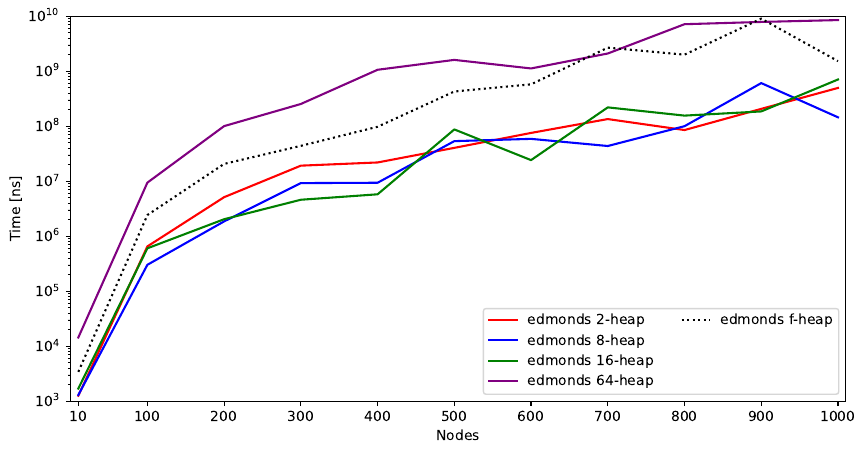

Recreate this plot in Python.
#!/usr/bin/env python3
import re
import matplotlib.pyplot as plt
from pathlib import Path
from matplotlib.lines import Line2D
import matplotlib.patches as mpatches
from matplotlib.figure import figaspect

nodes = [10, 100, 200, 300, 400, 500, 600, 700, 800, 900, 1000]
degrees = [1.00]
weights = [1000]

text = Path("msa-size-median50.bench").read_text()
lines = [line for line in text.splitlines()][3:]
searches = [re.search("BM_(.*)/(\d+)/(\d+)/(\d+) *(\d+) *.*", l) for l in lines]
groups = [s.groups() for s in searches if s]

values = dict()
for (name, n,d,w,t) in groups:
    if name not in values: values[name] = []
    values[name].append((nodes[int(n)], degrees[int(d)], weights[int(w)], int(t)))

fig, ax = plt.subplots(figsize=(10,5))

def add(name, degree, color, linestyle):
    x = [v[0] for v in values[name] if v[1] == degree]
    y = [v[3] for v in values[name] if v[1] == degree]
    #ax.scatter(x, y, c=color, marker=linestyle)
    ax.plot(x, y, color=color, linestyle=linestyle)


add('Edmonds2Heap',   1.00, "red", "-")
add('EdmondsD8Heap',  1.00, "blue", "-")
add('EdmondsD16Heap', 1.00, "green", "-")
add('EdmondsD64Heap', 1.00, "purple", "-")

add('EdmondsFHeap',   1.00, "black", ":")

edmonds_d2heap = Line2D([0], [0], label='edmonds 2-heap', color='red', linestyle='-')
edmonds_d8heap = Line2D([0], [0], label='edmonds 8-heap', color='blue', linestyle='-')
edmonds_d16heap = Line2D([0], [0], label='edmonds 16-heap', color='green', linestyle='-')
edmonds_d64heap = Line2D([0], [0], label='edmonds 64-heap', color='purple', linestyle='-')

edmonds_fheap = Line2D([0], [0], label='edmonds f-heap', color='black', linestyle=':')

dummy = Line2D([0],[0],color="w")

ax.legend(handles=[
    edmonds_d2heap, edmonds_d8heap, edmonds_d16heap, edmonds_d64heap,
    edmonds_fheap, dummy, dummy, dummy
], ncol=2)


ax.axis([0, 1010, 1*10**3, 1*10**10])
ax.set_xticks([10, 100, 200, 300, 400, 500, 600, 700, 800, 900, 1000])
plt.yscale("log", base=10)

plt.xlabel("Nodes")
plt.ylabel("Time [ns]")

#plt.show()
plt.savefig('msa-size-median50.pdf', bbox_inches='tight')
